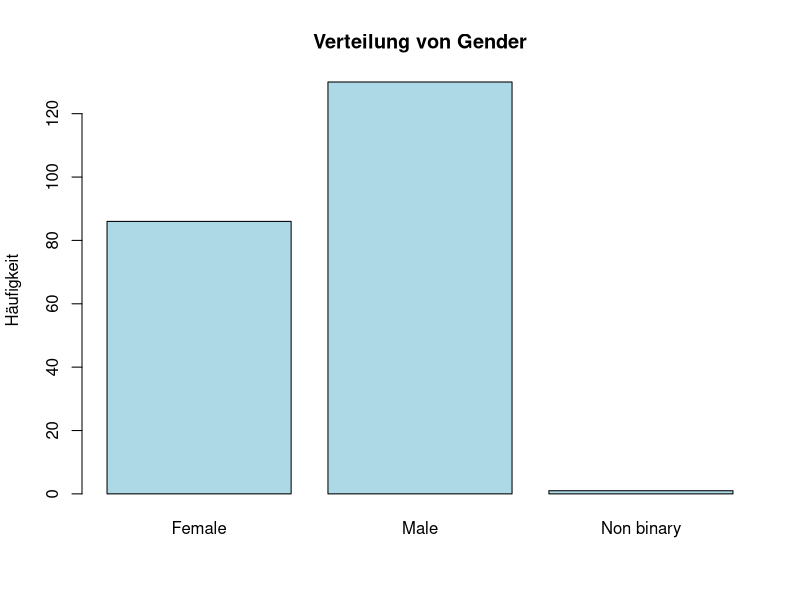
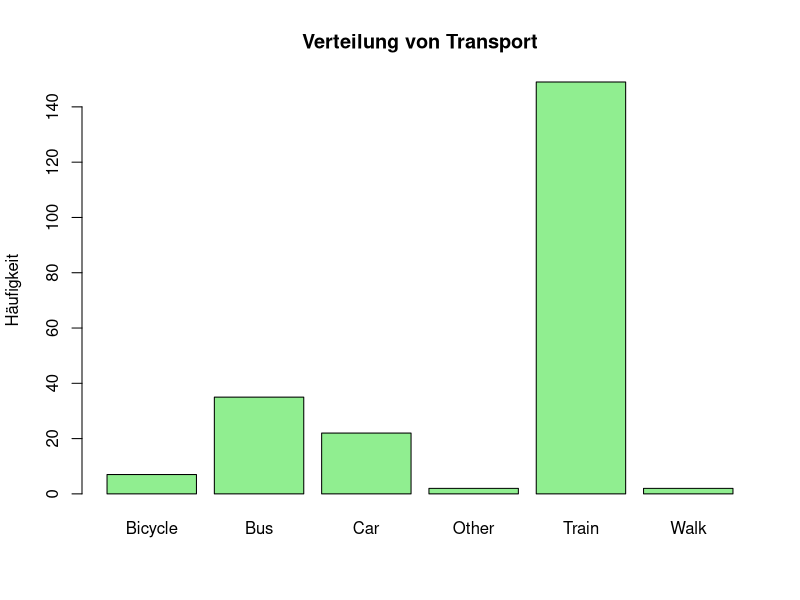
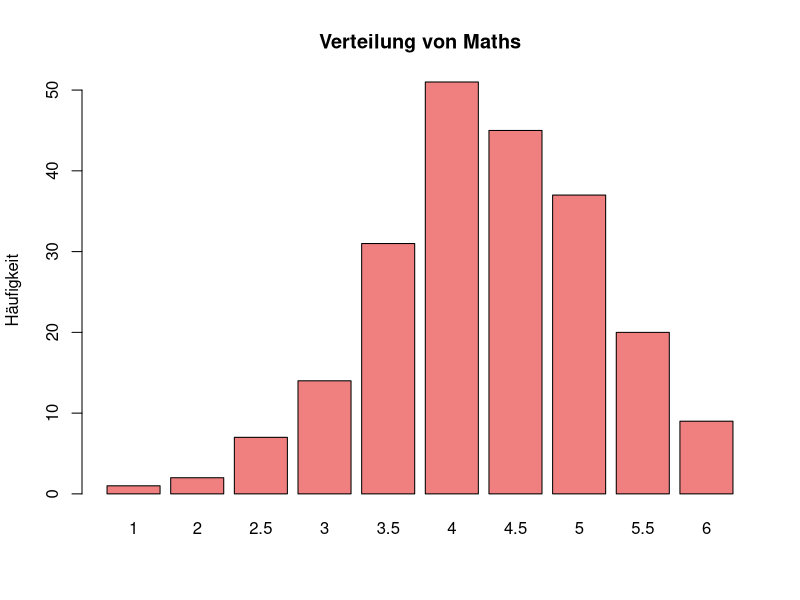
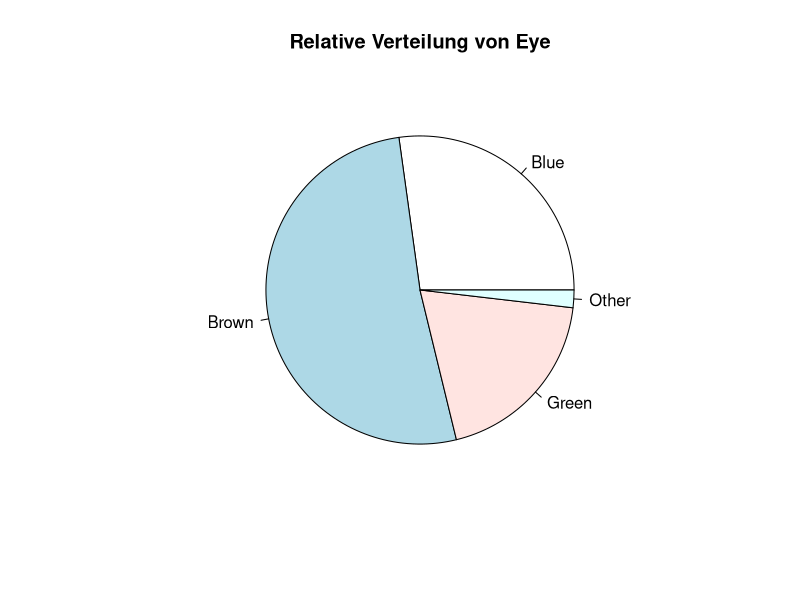
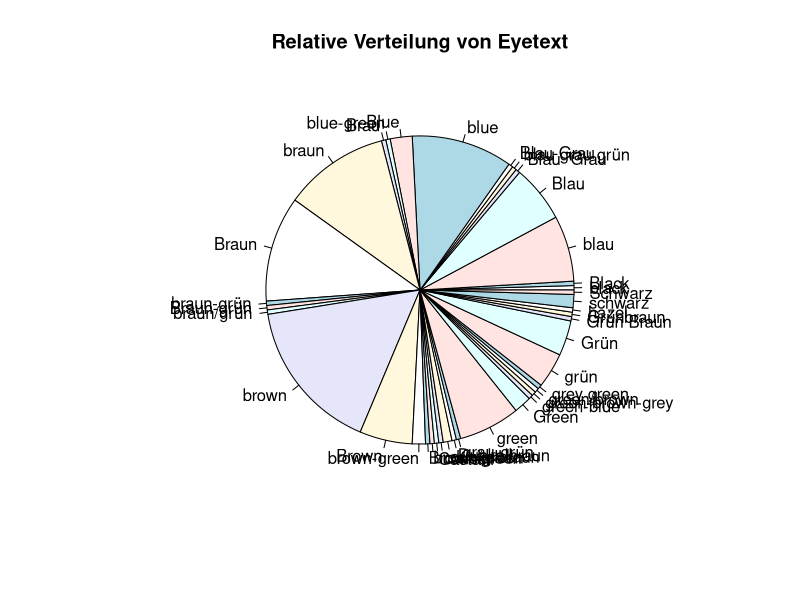
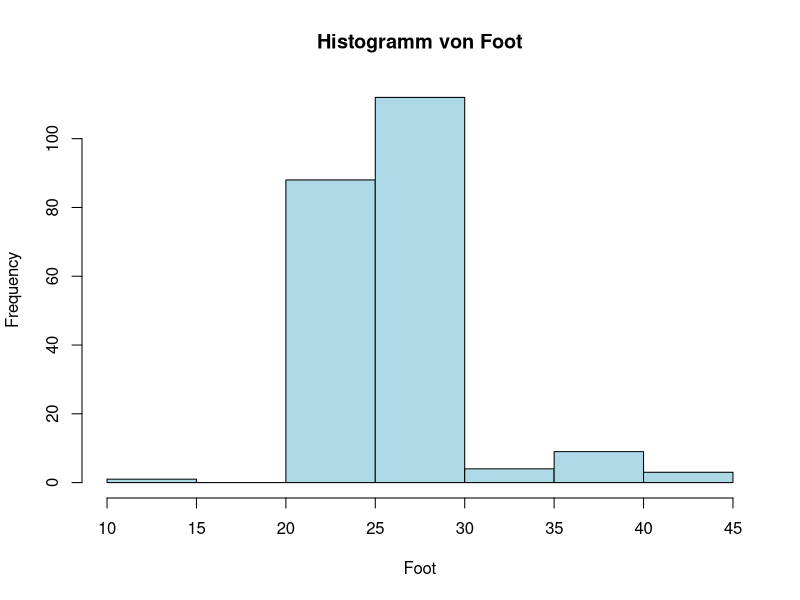
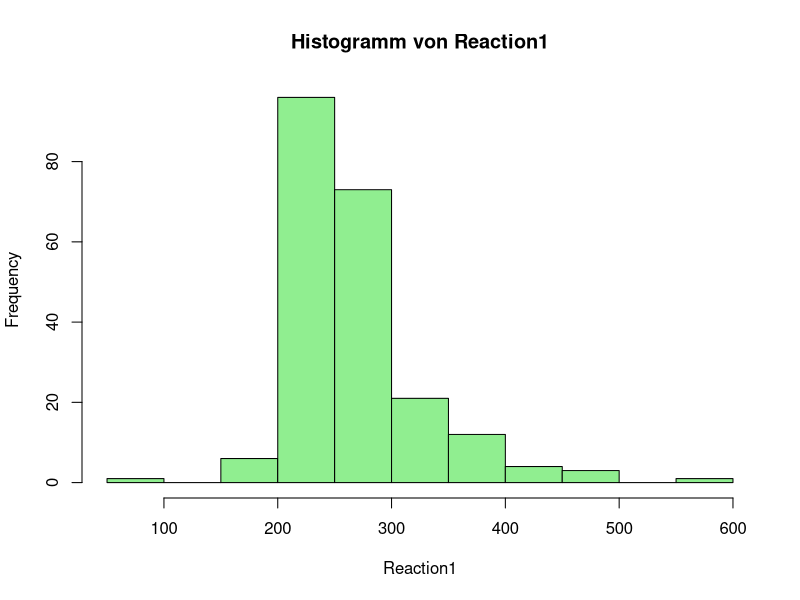
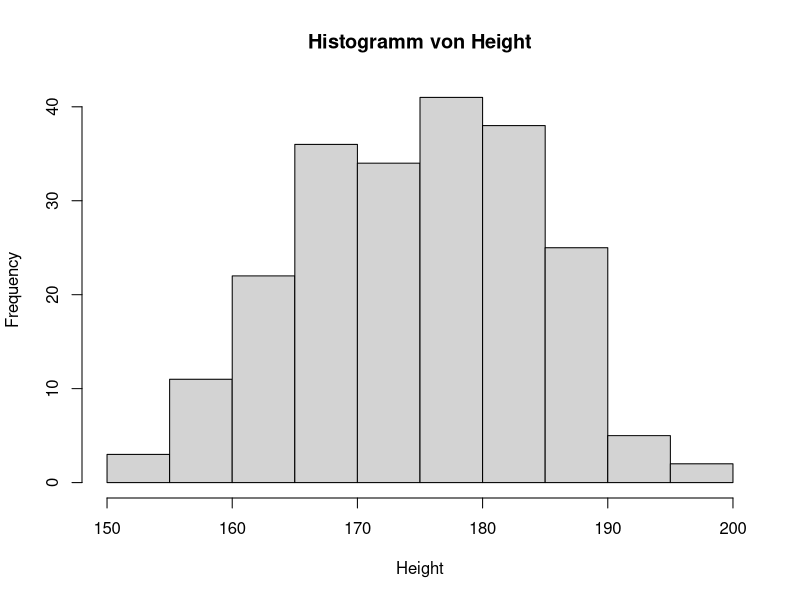

Generate these figures, in order, with R:
# WDDA FS 2026: Lösungen für Aufgabenserie 2
# Dieses Skript enthält die R-Code-Lösungen für die Aufgabenserie 2

# Pakete laden
library(readxl)

# Daten importieren
data <- read_excel("data/WDDA_02.xlsx", sheet = "BFH")




# ============================================================================
# Aufgabe 1: Häufigkeitsverteilung von transport
# ============================================================================

data$transport |> table()
# Erwartete Ergebnisse:
# Bicycle: 7, Bus: 35, Car: 22, Other: 2, Train: 149, Walk: 2




# ============================================================================
# Aufgabe 2: Balkendiagramme für gender, transport und maths
# ============================================================================

# (a) Balkendiagramm für gender
gender_freq <- data$gender |> table()
barplot(gender_freq,
        main = "Verteilung von Gender",
        col = "lightblue",
        ylab = "Häufigkeit")

# (b) Balkendiagramm für transport
transport_freq <- data$transport |> table()
barplot(transport_freq,
        main = "Verteilung von Transport",
        col = "lightgreen",
        ylab = "Häufigkeit")

# (c) Balkendiagramm für maths
maths_freq <- data$maths |> table()
barplot(maths_freq,
        main = "Verteilung von Maths",
        col = "lightcoral",
        ylab = "Häufigkeit")




# ============================================================================
# Aufgabe 3: Analyse der Diagrammdarstellung der Semester-Noten
# ============================================================================
# Keine Berechnung erforderlich
# (a) Das Diagramm ist schlecht, weil es eine für ordinale Daten ungeeignete
#     Darstellungsform verwendet (z.B. Linien- oder Punktdiagramm).
# (b) Besser: Balkendiagramm mit Noten auf der x-Achse und
#     Häufigkeit auf der y-Achse.




# ============================================================================
# Aufgabe 4: Kreisdiagramme für eye und eyetext
# ============================================================================

# Relative Häufigkeiten und Kreisdiagramm für eye
eye_rel <- data$eye |> table() |> prop.table()
pie(eye_rel, main = "Relative Verteilung von Eye")

# Relative Häufigkeiten und Kreisdiagramm für eyetext
eyetext_rel <- data$eyetext |> table() |> prop.table()
pie(eyetext_rel, main = "Relative Verteilung von Eyetext")




# ============================================================================
# Aufgabe 5: Problematische Darstellung bei Steve Jobs
# ============================================================================
# Keine Berechnung erforderlich
# Problem: Perspektivische Verzerrung im 3D-Kreisdiagramm lässt
# einige Segmente grösser/kleiner erscheinen als sie sind.
# Korrektur: Einfaches 2D-Kreisdiagramm oder Balkendiagramm verwenden.




# ============================================================================
# Aufgabe 6: Häufigkeitsverteilung von height in Bins
# ============================================================================

bins <- seq(155, 185, by = 5)
height_bins <- data$height |> cut(breaks = bins, right = TRUE)
height_freq <- table(height_bins)
print(height_freq)




# ============================================================================
# Aufgabe 7: Kumulative Häufigkeit für height
# ============================================================================

height_cum <- height_freq |> cumsum()
print(height_cum)




# ============================================================================
# Aufgabe 8: Histogramme für foot und reaction1
# ============================================================================

# Histogramm für foot
hist(as.numeric(data$foot),
     main = "Histogramm von Foot",
     xlab = "Foot",
     col = "lightblue")

# Histogramm für reaction1
hist(as.numeric(data$reaction1),
     main = "Histogramm von Reaction1",
     xlab = "Reaction1",
     col = "lightgreen")




# ============================================================================
# Aufgabe 9: Histogramm für height und Geschlechtervergleich
# ============================================================================

# (a) Gesamthistogramm
hist(data$height,
     main = "Histogramm von Height",
     xlab = "Height",
     col = "lightgrey")

# (b) Aufteilen nach Geschlecht und vergleichen
height_m <- data$height[data$gender == "Male"]
height_f <- data$height[data$gender == "Female"]

x_range <- range(data$height)
y_max <- max(hist(height_m, plot = FALSE)$counts,
             hist(height_f, plot = FALSE)$counts)

hist(height_m,
     main = "Histogramm von Height (Männer)",
     xlab = "Height",
     xlim = x_range, ylim = c(0, y_max),
     col = "lightblue")

hist(height_f,
     main = "Histogramm von Height (Frauen)",
     xlab = "Height",
     xlim = x_range, ylim = c(0, y_max),
     col = "lightpink")




# ============================================================================
# Aufgabe 10: Histogramme für hair und Geschlechtervergleich
# ============================================================================

# (a) Gesamthistogramm für hair
hair_numeric <- as.numeric(data$hair)
hist(hair_numeric,
     main = "Histogramm von Hair",
     xlab = "Hair",
     col = "lightgrey")

# (b) Aufteilen nach Geschlecht
hair_m <- as.numeric(data$hair[data$gender == "Male"])
hair_f <- as.numeric(data$hair[data$gender == "Female"])

x_range_hair <- range(c(hair_m, hair_f), na.rm = TRUE)
hist_m <- hist(hair_m, plot = FALSE)
hist_f <- hist(hair_f, plot = FALSE)
y_max_hair <- max(hist_m$counts, hist_f$counts)

hist(hair_m,
     main = "Histogramm von Hair (Männer)",
     xlab = "Hair",
     ylim = c(0, y_max_hair),
     col = "lightblue")

hist(hair_f,
     main = "Histogramm von Hair (Frauen)",
     xlab = "Hair",
     ylim = c(0, y_max_hair),
     col = "lightpink")




# ============================================================================
# Aufgabe 11: Histogramm für cash und Beurteilung der Schiefe
# ============================================================================

cash_numeric <- as.numeric(data$cash)
cash_numeric <- cash_numeric[!is.na(cash_numeric)]

hist(cash_numeric,
     main = "Histogramm von Cash",
     xlab = "Cash",
     col = "lightgrey",
     breaks = "Sturges")

# Die Verteilung ist rechtsschief: wenige hohe Ausreisser
# ziehen den rechten Schwanz der Verteilung nach aussen.




# ============================================================================
# Aufgabe 12: Analyse der Körpergrösse: Hoehe.m und Hoehe.f
# ============================================================================

Hoehe.m <- data$height[data$gender == "Male"]
Hoehe.f <- data$height[data$gender == "Female"]

# Kleinster Mann
min_m <- Hoehe.m |> min()

# Frauen, die grösser sind als der kleinste Mann
count_f <- (Hoehe.f > min_m) |> sum()
count_f  # Erwartet: 58




# ============================================================================
# Aufgabe 13: Fusslängenanalyse
# ============================================================================

foot.m <- data$foot[data$gender == "Male"]
foot.f <- data$foot[data$gender == "Female"]

# Hat der grösste Mann die grössten Füsse?
data$height[data$gender == "Male"] |> which.max()
data$foot[data$gender == "Male"] |> which.max()
# Vergleich: Indizes stimmen nicht überein -> Nein

# Wie bei den Frauen?
data$height[data$gender == "Female"] |> which.max()
data$foot[data$gender == "Female"] |> which.max()




# ============================================================================
# Aufgabe 14: Mindestgrösse für britische Polizei
# ============================================================================

# Männer >= 173cm, Frauen >= 163cm
suitable <- data |>
  subset((gender == "Male" & height >= 173) |
         (gender == "Female" & height >= 163))

nrow(suitable)  # Erwartet: 185




# ============================================================================
# Aufgabe 15: Geburtsmonate mit lubridate
# ============================================================================

library(lubridate)

months <- data$dob |> month()

# Personen im April geboren
count_april <- (months == 4) |> sum()
count_april  # Erwartet: 24




# ============================================================================
# Aufgabe 16: Kontingenztabelle für gender und eye
# ============================================================================

data |> with(table(gender, eye))




# ============================================================================
# Aufgabe 17: Streudiagramme
# ============================================================================

# (a) height vs. hair
plot(data$height, data$hair,
     main = "Scatterplot: Height vs. Hair",
     xlab = "Height", ylab = "Hair")

# (b) height vs. foot
plot(data$height, data$foot,
     main = "Scatterplot: Height vs. Foot",
     xlab = "Height", ylab = "Foot")
# Positiver linearer Zusammenhang erwartet

# (c) height vs. reaction1
plot(data$height, data$reaction1,
     main = "Scatterplot: Height vs. Reaction1",
     xlab = "Height", ylab = "Reaction1")
# Kein klarer Zusammenhang erwartet




# ============================================================================
# Aufgabe 18: Analyse der Golfspieler-Umfrage
# ============================================================================

# Daten für Männer (Zeilen: Handicap <15, >=15; Spalten: Zu schnell, Ok)
golfer_maennlich <- matrix(c(10, 40, 25, 25), nrow = 2, byrow = TRUE)
colnames(golfer_maennlich) <- c("Zu schnell", "Ok")
rownames(golfer_maennlich) <- c("Handicap < 15", "Handicap >= 15")

# Daten für Frauen
golfer_weiblich <- matrix(c(1, 9, 39, 51), nrow = 2, byrow = TRUE)
colnames(golfer_weiblich) <- c("Zu schnell", "Ok")
rownames(golfer_weiblich) <- c("Handicap < 15", "Handicap >= 15")

# (a) Kombinierte Kontingenztabelle
total_m <- colSums(golfer_maennlich)  # Männer total: 35 Zu schnell, 65 Ok
total_f <- colSums(golfer_weiblich)   # Frauen total: 40 Zu schnell, 60 Ok

gesamt <- rbind(Männlich = total_m, Weiblich = total_f)
print(gesamt)

# Prozentsätze
round(gesamt / rowSums(gesamt) * 100, 1)
# Frauen: 40% "Zu schnell", Männer: 35% "Zu schnell"

# (b) Niedriges Handicap (< 15)
# Männer: 10/50 = 20% "Zu schnell"
# Frauen: 1/10 = 10% "Zu schnell"
# -> Männer haben höheren Beschwerdeanteil

# (c) Höheres Handicap (>= 15)
# Männer: 25/50 = 50% "Zu schnell"
# Frauen: 39/90 = 43.3% "Zu schnell"
# -> Männer haben höheren Beschwerdeanteil

# (d) Simpson-Paradoxon: Aggregiert beschweren sich Frauen häufiger (40% vs. 35%),
# aber in beiden Handicap-Gruppen einzeln beschweren sich Männer häufiger.
# Der Grund: Die Handicap-Verteilung ist unterschiedlich (Frauen haben mehr
# Spielerinnen mit hohem Handicap, wo generell mehr Beschwerden auftreten).
